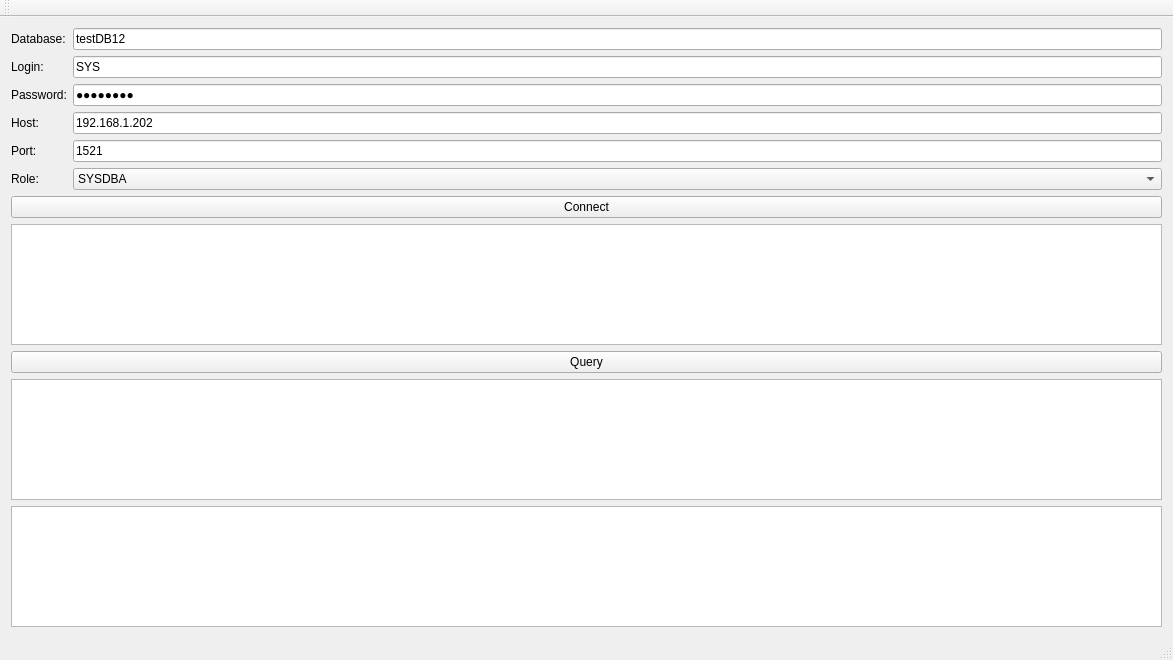
<?xml version="1.0" encoding="UTF-8"?>
<ui version="4.0">
 <class>MainWindow</class>
 <widget class="QMainWindow" name="MainWindow">
  <property name="geometry">
   <rect>
    <x>0</x>
    <y>0</y>
    <width>1173</width>
    <height>660</height>
   </rect>
  </property>
  <property name="windowTitle">
   <string>MainWindow</string>
  </property>
  <widget class="QWidget" name="centralWidget">
   <layout class="QVBoxLayout" name="verticalLayout">
    <item>
     <layout class="QFormLayout" name="formLayout">
      <item row="1" column="0">
       <widget class="QLabel" name="lbLogin">
        <property name="text">
         <string>Login:</string>
        </property>
       </widget>
      </item>
      <item row="1" column="1">
       <widget class="QLineEdit" name="leLogin">
        <property name="text">
         <string>SYS</string>
        </property>
       </widget>
      </item>
      <item row="2" column="0">
       <widget class="QLabel" name="label_2">
        <property name="text">
         <string>Password:</string>
        </property>
       </widget>
      </item>
      <item row="2" column="1">
       <widget class="QLineEdit" name="lePassword">
        <property name="inputMask">
         <string/>
        </property>
        <property name="text">
         <string>Mootabor</string>
        </property>
        <property name="echoMode">
         <enum>QLineEdit::Password</enum>
        </property>
       </widget>
      </item>
      <item row="3" column="0">
       <widget class="QLabel" name="label_3">
        <property name="text">
         <string>Host:</string>
        </property>
       </widget>
      </item>
      <item row="3" column="1">
       <widget class="QLineEdit" name="leHost">
        <property name="text">
         <string>192.168.1.202</string>
        </property>
       </widget>
      </item>
      <item row="4" column="0">
       <widget class="QLabel" name="lPort">
        <property name="text">
         <string>Port:</string>
        </property>
       </widget>
      </item>
      <item row="4" column="1">
       <widget class="QLineEdit" name="lePort">
        <property name="text">
         <string>1521</string>
        </property>
       </widget>
      </item>
      <item row="5" column="0">
       <widget class="QLabel" name="label">
        <property name="text">
         <string>Role:</string>
        </property>
       </widget>
      </item>
      <item row="5" column="1">
       <widget class="QComboBox" name="cbRole">
        <item>
         <property name="text">
          <string>SYSDBA</string>
         </property>
        </item>
        <item>
         <property name="text">
          <string>SYSBACKUP</string>
         </property>
        </item>
        <item>
         <property name="text">
          <string>SYSDG</string>
         </property>
        </item>
        <item>
         <property name="text">
          <string>SYSKM</string>
         </property>
        </item>
        <item>
         <property name="text">
          <string>SYSASM</string>
         </property>
        </item>
       </widget>
      </item>
      <item row="0" column="0">
       <widget class="QLabel" name="label_4">
        <property name="text">
         <string>Database:</string>
        </property>
       </widget>
      </item>
      <item row="0" column="1">
       <widget class="QLineEdit" name="leDatabase">
        <property name="text">
         <string>testDB12</string>
        </property>
       </widget>
      </item>
     </layout>
    </item>
    <item>
     <widget class="QPushButton" name="btnConnect">
      <property name="text">
       <string>Connect</string>
      </property>
     </widget>
    </item>
    <item>
     <widget class="QTextEdit" name="teSQL"/>
    </item>
    <item>
     <widget class="QPushButton" name="btnQuery">
      <property name="text">
       <string>Query</string>
      </property>
     </widget>
    </item>
    <item>
     <widget class="QTableView" name="tvResult"/>
    </item>
    <item>
     <widget class="QListWidget" name="lstResult"/>
    </item>
   </layout>
  </widget>
  <widget class="QMenuBar" name="menuBar">
   <property name="geometry">
    <rect>
     <x>0</x>
     <y>0</y>
     <width>1173</width>
     <height>24</height>
    </rect>
   </property>
  </widget>
  <widget class="QToolBar" name="mainToolBar">
   <attribute name="toolBarArea">
    <enum>TopToolBarArea</enum>
   </attribute>
   <attribute name="toolBarBreak">
    <bool>false</bool>
   </attribute>
  </widget>
  <widget class="QStatusBar" name="statusBar"/>
 </widget>
 <layoutdefault spacing="6" margin="11"/>
 <resources/>
 <connections/>
</ui>
